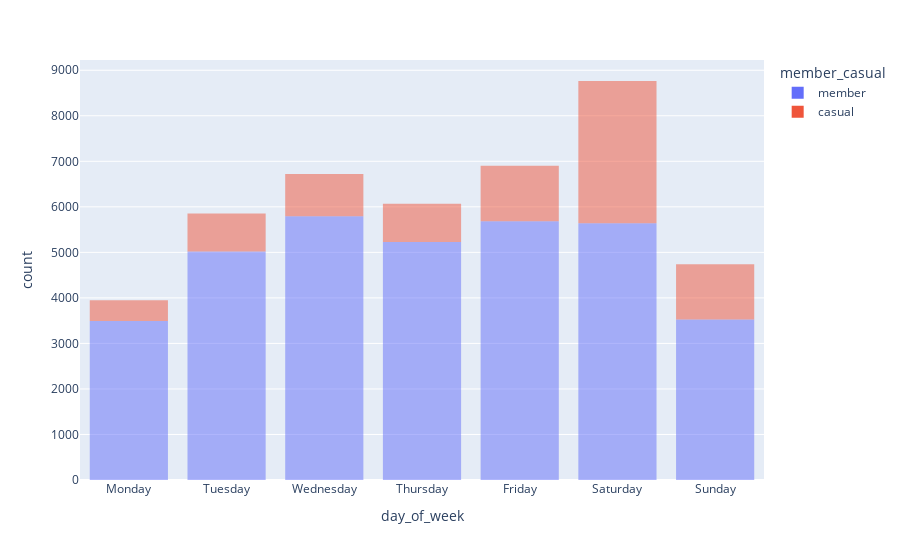

Notebook code for this chart:
### Code cell
import plotly.express as px
fig = px.histogram(
    activity2, 
    x='day_of_week', 
    color='member_casual',
    opacity= 0.5
    )
fig.show()

### Figure 1 — Plotly figure (JSON) as saved in the notebook; plotly's stock layout.template omitted (floating-point values rounded to 4 significant figures; data arrays with more than 128 entries replaced by an {"elided": "..."} marker saying what was removed)
{"data": [{"alignmentgroup": "True", "bingroup": "x", "hovertemplate": "member_casual=member<br>day_of_week=%{x}<br>count=%{y}<extra></extra>", "legendgroup": "member", "marker": {"color": "#636efa", "opacity": 0.5, "pattern": {"shape": ""}}, "name": "member", "offsetgroup": "member", "orientation": "v", "showlegend": true, "type": "histogram", "x": {"elided": "34383 str values"}, "xaxis": "x", "yaxis": "y"}, {"alignmentgroup": "True", "bingroup": "x", "hovertemplate": "member_casual=casual<br>day_of_week=%{x}<br>count=%{y}<extra></extra>", "legendgroup": "casual", "marker": {"color": "#EF553B", "opacity": 0.5, "pattern": {"shape": ""}}, "name": "casual", "offsetgroup": "casual", "orientation": "v", "showlegend": true, "type": "histogram", "x": {"elided": "8613 str values"}, "xaxis": "x", "yaxis": "y"}], "layout": {"barmode": "relative", "legend": {"title": {"text": "member_casual"}, "tracegroupgap": 0}, "margin": {"t": 60}, "xaxis": {"anchor": "y", "domain": [0, 1], "title": {"text": "day_of_week"}}, "yaxis": {"anchor": "x", "domain": [0, 1], "title": {"text": "count"}}}}
